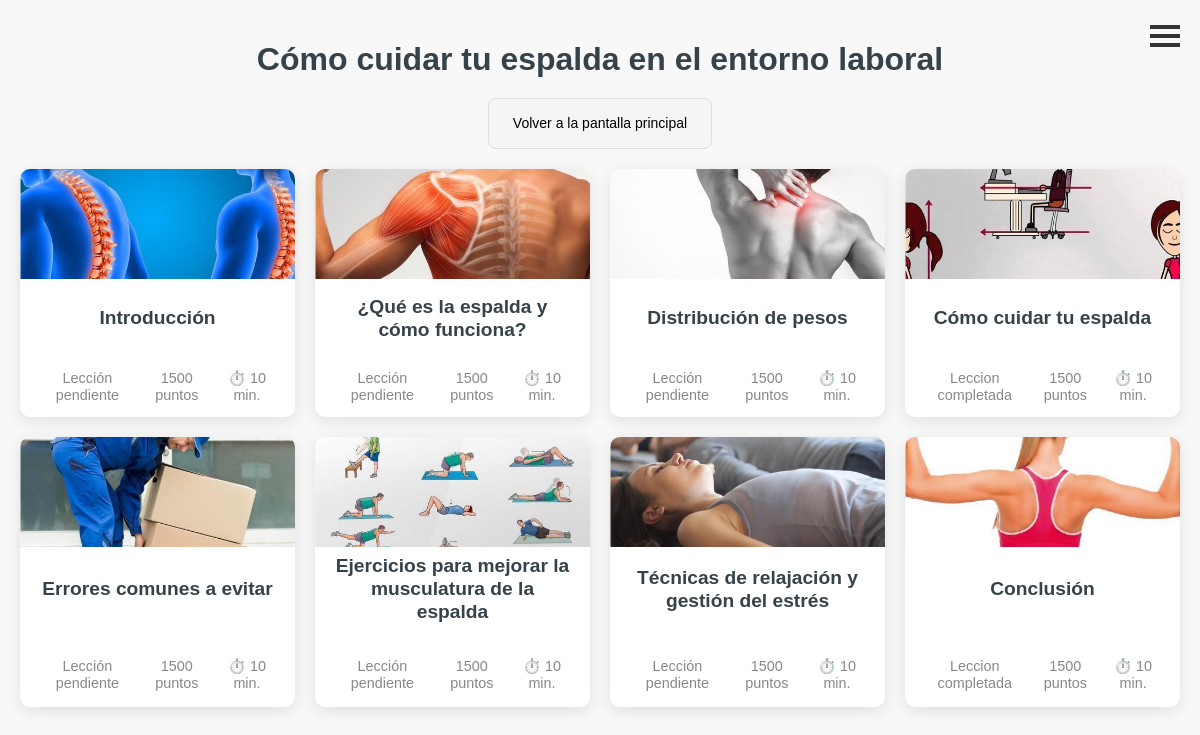
The page /curso/8/ (signed in) on the database as committed earlier.
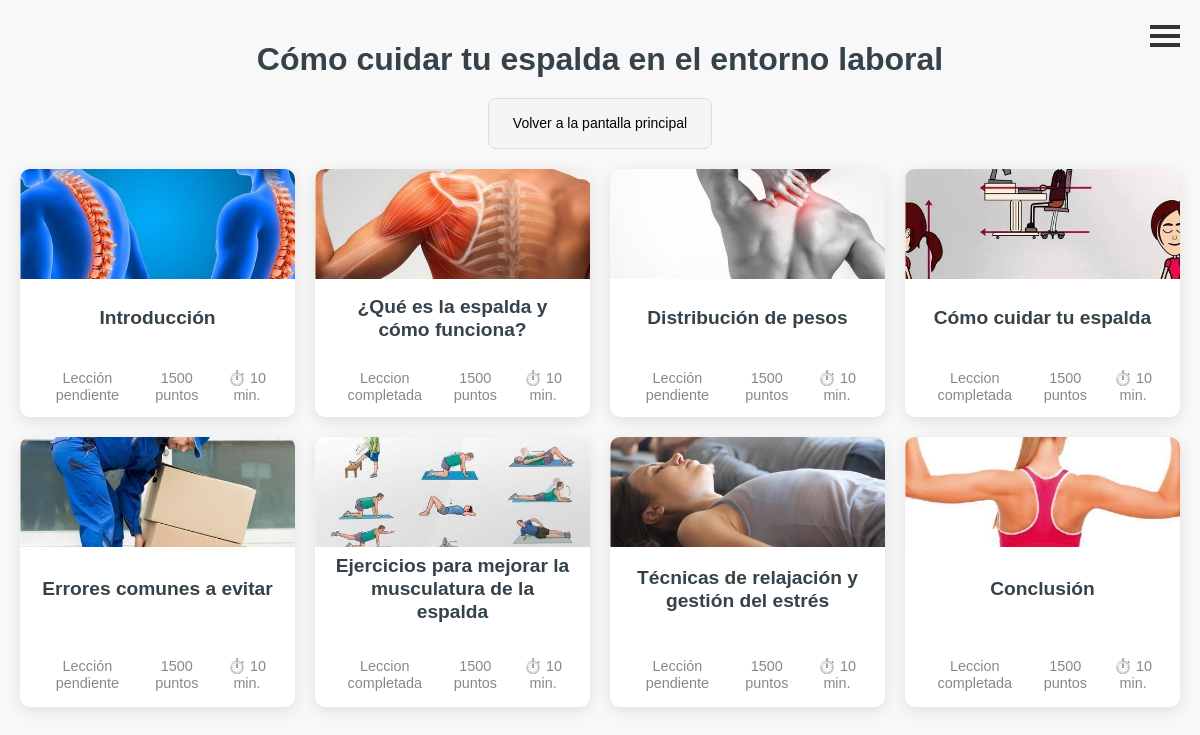
The same page on the database as committed later.
### cursos/models.py (models this page shows, shortened)
class Leccion(models.Model):
    titulo = models.CharField(max_length=100)
    explicacion = models.CharField(max_length=400)
    autor = models.ForeignKey('Autor', on_delete=models.CASCADE)
    fecha_creacion = models.DateField(default=timezone.now)
    contenido = models.TextField()
    puntos = models.SmallIntegerField()
    curso = models.ForeignKey('Curso', on_delete=models.CASCADE)
    miniatura = models.ImageField(upload_to='images/miniaturas/')

### cursos/views.py (the view)
def detalle_curso(request, pk):
    curso = get_object_or_404(Curso, pk=pk)
    lecciones = Leccion.objects.filter(curso_id=pk)
    lecciones_completadas = {}
    for leccion in lecciones:
        leccion_completada = UsuarioLeccion.objects.filter(usuario=request.user, leccion=leccion, completada=True).exists()
        lecciones_completadas[leccion.id] = leccion_completada
    return render(request, 'cursos/detalle_curso.html', {'curso': curso, 'lecciones':lecciones, 'lecciones_completadas': lecciones_completadas})

### cursos/templatetags/custom_filters.py (called while the page is built)
@register.filter
def get_item(dictionary, key):
    return dictionary.get(key)

### cursos/templates/cursos/detalle_curso.html (shortened to what this page needs)
{% extends 'cursos/base.html' %}
{% load custom_filters %}
{% load static %}
{% block content %}
<section class="course-categories">
    <h2>{{ curso.titulo }}</h2>
    <div class="back-to-menu">
        <a href="/">Volver a la pantalla principal</a>
      </div>
    <div class="categories-grid">
      {% for leccion in lecciones %}
      <div class="category-item">
        <div class="category-image">
            <img src="{{ leccion.miniatura.url }}" alt="imagen" />
        </div>
        <div class="category-content">
            <h3><a href="{% url 'detalle_leccion' pk=leccion.pk %}" title='{{leccion.titulo}}'>{{leccion.titulo}}</a></h3>
            <div class="category-meta">
                <span>
                {% if lecciones_completadas|default_if_none:""|get_item:leccion.id %}
                    <div class="lesson-subtext">Leccion completada</div>
                {% else %}
                    <div class="lesson-subtext">Lección pendiente</div>
                {% endif %}
                </span>
                <span>1500 puntos</span>
                <span>⏱️ 10 min.</span>
            </div>
        </div>
    </div>
    {% endfor %}
            </div>
        </section>
{% endblock %}

Rows that differ between the two databases and show on the page:
changed Leccion "¿Qué es la espalda y cómo funciona?": text "Lección pendiente" → "Leccion completada"
changed Leccion "Ejercicios para mejorar la musculatura de la espalda": text "Lección pendiente" → "Leccion completada"
